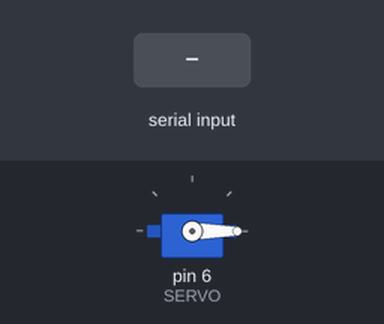
Bench run of a sketch on a simulated Arduino Uno, built with avr-gcc and run on an emulated ATmega328P. Parts: servo. The inputs (shaded band) are chosen by the test bench.

Above: at 1.2 s.
1.3 s: "90,45\n" received over Serial
At 3.5 s:
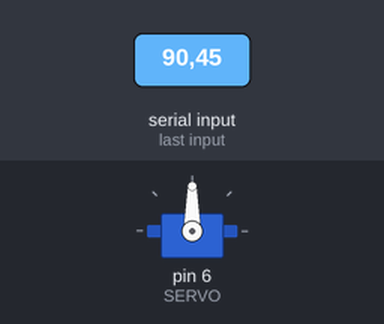
3.8 s: "30,150\n" received over Serial
At 5.4 s:
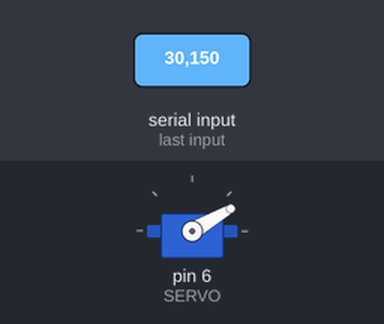
6.3 s: "200\n" received over Serial
At 8.4 s:
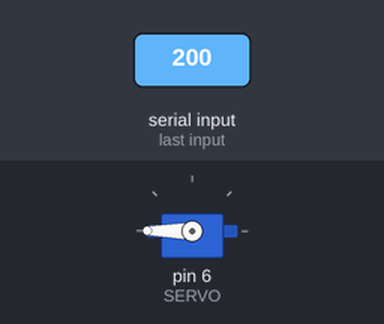
8.8 s: "90\n" received over Serial
At 10.3 s:
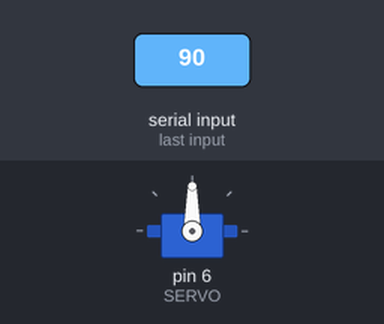
Timing chart, 0 to 11.8 s (numbered marks = the images above; inputs shaded):
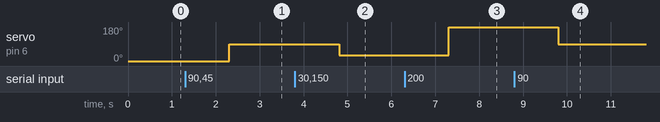

Measured:
- after the input at 1.3 s, servo on pin 6 (SERVO): 0° → 90° after 1.0 s
- after the input at 3.8 s, servo on pin 6 (SERVO): 90° → 30° after 1.0 s
- after the input at 6.3 s, servo on pin 6 (SERVO): 30° → 180° after 1.0 s
- after the input at 8.8 s, servo on pin 6 (SERVO): 180° → 90° after 1.0 s

The sketch:

micro_servo.ino
```cpp
#include <Servo.h>

#define SERVO 6 // Porta Digital 6 PWM

Servo s; // Variável Servo

void setup () {
  s.attach(SERVO);
  Serial.begin(9600);
  s.write(0); // Inicia motor posição zero
}

void loop() {
  if (Serial.available() > 0) {
    s.write(Serial.readString().toInt());
    delay(15);
  }
}
```
